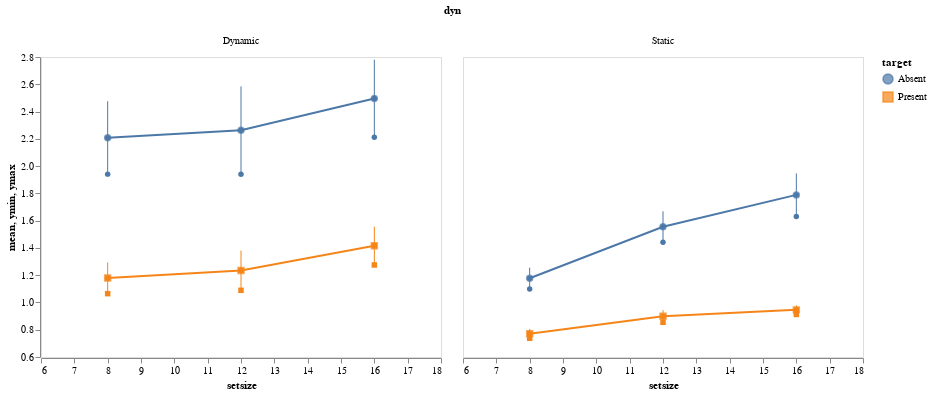

Notebook code for this chart:
### Markdown cell above
### 3.3 Visualize the data

### Code cell
# Important note on multiple facet charts with multiple layers. DO NOT specify data in base plot!
base = alt.Chart().encode(
    alt.X('setsize', scale = alt.Scale( domain = (6,18))),
    alt.Y('mean', scale = alt.Scale(zero = False)),
    color = 'target',
    shape ='target'
)

chart = base.mark_point() + base.mark_line()
chart += base.mark_rule().encode(
    x = "setsize",
    y = "ymin:Q",
    y2 = "ymax:Q",
    size = 2
).transform_calculate(
    ymin = 'datum.mean - datum.sem',
    ymax = 'datum.mean + datum.sem'
)

chart.facet(column = 'dyn', data = mmRTs0).configure_axis(
    grid = False
)

### Figure 1 — Vega-Lite specification as saved in the notebook (floating-point values rounded to 4 significant figures)
{"$schema": "https://vega.github.io/schema/vega-lite/v2.6.0.json", "config": {"axis": {"grid": false}, "view": {"height": 300, "width": 400}}, "data": {"name": "data-0ed71f78b596bf8186c0a867d8233693"}, "datasets": {"data-0ed71f78b596bf8186c0a867d8233693": [{"dyn": "Dynamic", "mean": 2.208, "sem": 0.2674, "setsize": 8, "target": "Absent"}, {"dyn": "Dynamic", "mean": 2.263, "sem": 0.322, "setsize": 12, "target": "Absent"}, {"dyn": "Dynamic", "mean": 2.496, "sem": 0.2848, "setsize": 16, "target": "Absent"}, {"dyn": "Dynamic", "mean": 1.179, "sem": 0.1145, "setsize": 8, "target": "Present"}, {"dyn": "Dynamic", "mean": 1.235, "sem": 0.1454, "setsize": 12, "target": "Present"}, {"dyn": "Dynamic", "mean": 1.416, "sem": 0.1407, "setsize": 16, "target": "Present"}, {"dyn": "Static", "mean": 1.177, "sem": 0.07825, "setsize": 8, "target": "Absent"}, {"dyn": "Static", "mean": 1.555, "sem": 0.1136, "setsize": 12, "target": "Absent"}, {"dyn": "Static", "mean": 1.789, "sem": 0.1578, "setsize": 16, "target": "Absent"}, {"dyn": "Static", "mean": 0.7713, "sem": 0.03403, "setsize": 8, "target": "Present"}, {"dyn": "Static", "mean": 0.899, "sem": 0.0446, "setsize": 12, "target": "Present"}, {"dyn": "Static", "mean": 0.9456, "sem": 0.03359, "setsize": 16, "target": "Present"}]}, "facet": {"column": {"field": "dyn", "type": "nominal"}}, "spec": {"layer": [{"encoding": {"color": {"field": "target", "type": "nominal"}, "shape": {"field": "target", "type": "nominal"}, "x": {"field": "setsize", "scale": {"domain": [6, 18]}, "type": "quantitative"}, "y": {"field": "mean", "scale": {"zero": false}, "type": "quantitative"}}, "mark": "point"}, {"encoding": {"color": {"field": "target", "type": "nominal"}, "shape": {"field": "target", "type": "nominal"}, "x": {"field": "setsize", "scale": {"domain": [6, 18]}, "type": "quantitative"}, "y": {"field": "mean", "scale": {"zero": false}, "type": "quantitative"}}, "mark": "line"}, {"encoding": {"color": {"field": "target", "type": "nominal"}, "shape": {"field": "target", "type": "nominal"}, "x": {"field": "setsize", "type": "quantitative"}, "y": {"field": "ymin", "type": "quantitative"}, "y2": {"field": "ymax", "type": "quantitative"}}, "mark": "rule", "transform": [{"as": "ymin", "calculate": "datum.mean - datum.sem"}, {"as": "ymax", "calculate": "datum.mean + datum.sem"}]}]}}
